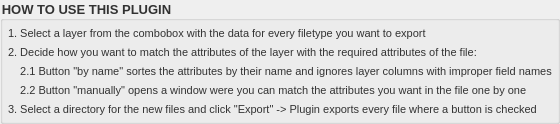
           <widget class="QGroupBox" name="gb_user_manual">
            <property name="sizePolicy">
             <sizepolicy hsizetype="Preferred" vsizetype="Preferred">
              <horstretch>0</horstretch>
              <verstretch>0</verstretch>
             </sizepolicy>
            </property>
            <property name="minimumSize">
             <size>
              <width>0</width>
              <height>0</height>
             </size>
            </property>
            <property name="maximumSize">
             <size>
              <width>16777215</width>
              <height>16777215</height>
             </size>
            </property>
            <property name="font">
             <font>
              <pointsize>10</pointsize>
              <weight>75</weight>
              <bold>true</bold>
             </font>
            </property>
            <property name="styleSheet">
             <string notr="true">color: rgb(50, 50, 50);
</string>
            </property>
            <property name="title">
             <string>HOW TO USE THIS PLUGIN</string>
            </property>
            <layout class="QGridLayout" name="gridLayout_18">
             <property name="leftMargin">
              <number>5</number>
             </property>
             <property name="topMargin">
              <number>5</number>
             </property>
             <property name="rightMargin">
              <number>5</number>
             </property>
             <property name="bottomMargin">
              <number>5</number>
             </property>
             <property name="spacing">
              <number>5</number>
             </property>
             <item row="0" column="0">
              <widget class="QLabel" name="lb_user_manual_2">
               <property name="sizePolicy">
                <sizepolicy hsizetype="Preferred" vsizetype="Preferred">
                 <horstretch>0</horstretch>
                 <verstretch>0</verstretch>
                </sizepolicy>
               </property>
               <property name="minimumSize">
                <size>
                 <width>0</width>
                 <height>14</height>
                </size>
               </property>
               <property name="maximumSize">
                <size>
                 <width>16777215</width>
                 <height>16777215</height>
                </size>
               </property>
               <property name="baseSize">
                <size>
                 <width>0</width>
                 <height>40</height>
                </size>
               </property>
               <property name="font">
                <font>
                 <pointsize>8</pointsize>
                 <weight>50</weight>
                 <bold>false</bold>
                </font>
               </property>
               <property name="text">
                <string>1. Select a layer from the combobox with the data for every filetype you want to export</string>
               </property>
               <property name="alignment">
                <set>Qt::AlignLeading|Qt::AlignLeft|Qt::AlignVCenter</set>
               </property>
              </widget>
             </item>
             <item row="1" column="0">
              <widget class="QLabel" name="lb_user_manual_3">
               <property name="sizePolicy">
                <sizepolicy hsizetype="Preferred" vsizetype="Preferred">
                 <horstretch>0</horstretch>
                 <verstretch>0</verstretch>
                </sizepolicy>
               </property>
               <property name="minimumSize">
                <size>
                 <width>0</width>
                 <height>14</height>
                </size>
               </property>
               <property name="maximumSize">
                <size>
                 <width>16777215</width>
                 <height>16777215</height>
                </size>
               </property>
               <property name="baseSize">
                <size>
                 <width>0</width>
                 <height>40</height>
                </size>
               </property>
               <property name="font">
                <font>
                 <pointsize>8</pointsize>
                 <weight>50</weight>
                 <bold>false</bold>
                </font>
               </property>
               <property name="text">
                <string>2. Decide how you want to match the attributes of the layer with the required attributes of the file:</string>
               </property>
               <property name="alignment">
                <set>Qt::AlignLeading|Qt::AlignLeft|Qt::AlignVCenter</set>
               </property>
              </widget>
             </item>
             <item row="2" column="0">
              <widget class="QLabel" name="lb_user_manual_4">
               <property name="sizePolicy">
                <sizepolicy hsizetype="Preferred" vsizetype="Preferred">
                 <horstretch>0</horstretch>
                 <verstretch>0</verstretch>
                </sizepolicy>
               </property>
               <property name="minimumSize">
                <size>
                 <width>0</width>
                 <height>14</height>
                </size>
               </property>
               <property name="maximumSize">
                <size>
                 <width>16777215</width>
                 <height>16777215</height>
                </size>
               </property>
               <property name="baseSize">
                <size>
                 <width>0</width>
                 <height>40</height>
                </size>
               </property>
               <property name="font">
                <font>
                 <pointsize>8</pointsize>
                 <weight>50</weight>
                 <bold>false</bold>
                </font>
               </property>
               <property name="text">
                <string>    2.1 Button &quot;by name&quot; sortes the attributes by their name and ignores layer columns with improper field names</string>
               </property>
               <property name="alignment">
                <set>Qt::AlignLeading|Qt::AlignLeft|Qt::AlignVCenter</set>
               </property>
              </widget>
             </item>
             <item row="3" column="0">
              <widget class="QLabel" name="lb_user_manual_5">
               <property name="sizePolicy">
                <sizepolicy hsizetype="Preferred" vsizetype="Preferred">
                 <horstretch>0</horstretch>
                 <verstretch>0</verstretch>
                </sizepolicy>
               </property>
               <property name="minimumSize">
                <size>
                 <width>0</width>
                 <height>14</height>
                </size>
               </property>
               <property name="maximumSize">
                <size>
                 <width>16777215</width>
                 <height>16777215</height>
                </size>
               </property>
               <property name="baseSize">
                <size>
                 <width>0</width>
                 <height>40</height>
                </size>
               </property>
               <property name="font">
                <font>
                 <pointsize>8</pointsize>
                 <weight>50</weight>
                 <bold>false</bold>
                </font>
               </property>
               <property name="text">
                <string>    2.2 Button &quot;manually&quot; opens a window were you can match the attributes you want in the file one by one</string>
               </property>
               <property name="alignment">
                <set>Qt::AlignLeading|Qt::AlignLeft|Qt::AlignVCenter</set>
               </property>
              </widget>
             </item>
             <item row="4" column="0">
              <widget class="QLabel" name="lb_user_manual_6">
               <property name="sizePolicy">
                <sizepolicy hsizetype="Preferred" vsizetype="Preferred">
                 <horstretch>0</horstretch>
                 <verstretch>0</verstretch>
                </sizepolicy>
               </property>
               <property name="minimumSize">
                <size>
                 <width>0</width>
                 <height>14</height>
                </size>
               </property>
               <property name="maximumSize">
                <size>
                 <width>16777215</width>
                 <height>16777215</height>
                </size>
               </property>
               <property name="baseSize">
                <size>
                 <width>0</width>
                 <height>40</height>
                </size>
               </property>
               <property name="font">
                <font>
                 <pointsize>8</pointsize>
                 <weight>50</weight>
                 <bold>false</bold>
                </font>
               </property>
               <property name="text">
                <string>3. Select a directory for the new files and click &quot;Export&quot; -&gt; Plugin exports every file where a button is checked</string>
               </property>
               <property name="alignment">
                <set>Qt::AlignLeading|Qt::AlignLeft|Qt::AlignVCenter</set>
               </property>
              </widget>
             </item>
            </layout>
           </widget>
